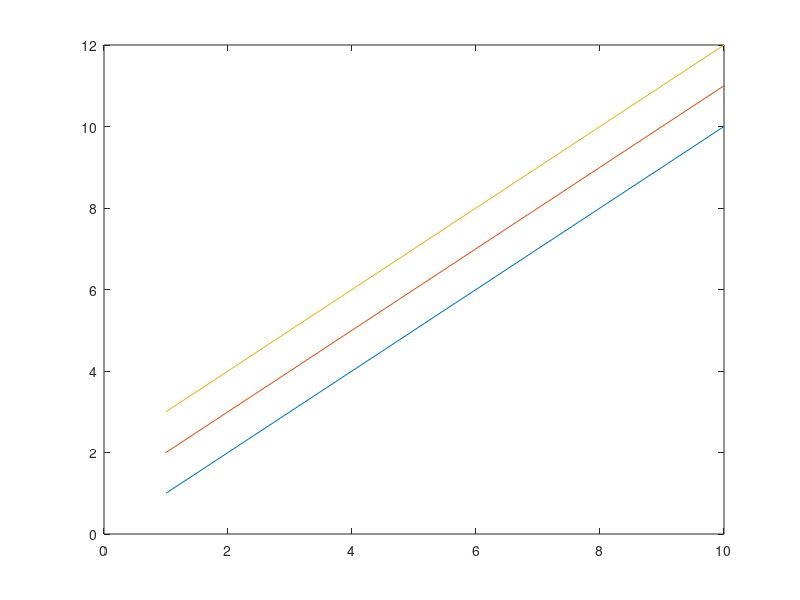

Recreate this plot in MATLAB. (Note: this script raises an error after producing the figure.)
%=============================================================================
% Copyright (c) 2016-present Allan CORNET (Nelson)
%=============================================================================
% This file is part of Nelson.
%=============================================================================
% LICENCE_BLOCK_BEGIN
% SPDX-License-Identifier: LGPL-3.0-or-later
% LICENCE_BLOCK_END
%=============================================================================
% <--ADV-CLI MODE-->
%=============================================================================
f = figure('Visible', 'off');
ax = axes('Parent', f);
h1 = plot(ax, 1:10, 'DisplayName', 'one');
hold(ax, 'on');
h2 = plot(ax, 2:11, 'DisplayName', 'two');
h3 = plot(ax, 3:12, 'DisplayName', 'three');
%=============================================================================
% default IconDisplayStyle is 'on'
assert_isequal(char(h1.Annotation.LegendInformation.IconDisplayStyle), 'on');
%=============================================================================
% excluding h2 keeps only one and three in the automatic legend
h2.Annotation.LegendInformation.IconDisplayStyle = 'off';
lg = legend(ax);
assert_isequal(numel(lg.String), 2);
assert_isequal(lg.String{1}, 'one');
assert_isequal(lg.String{2}, 'three');
%=============================================================================
close(f);
%=============================================================================
